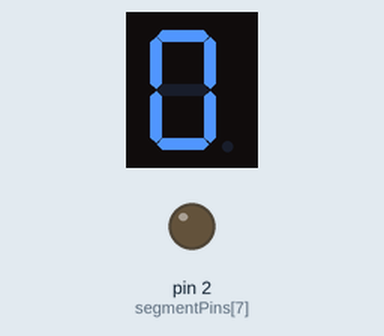
Simulated run of this sketch. Board: Arduino Uno, built with avr-gcc and run on an emulated ATmega328P. Shown: 1-digit seven-segment display, output pins drawn as LEDs (lit = HIGH). Random numbers use the default seed unless the sketch sets one; pins used as bus, display or sensor lines are not drawn.

Above: at 2.7 s.
At 6.8 s:
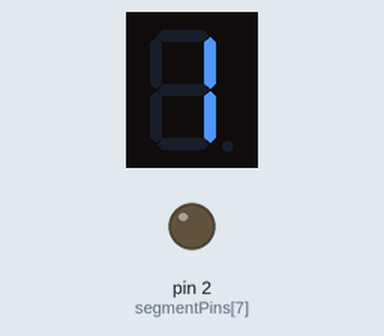
At 11.0 s:
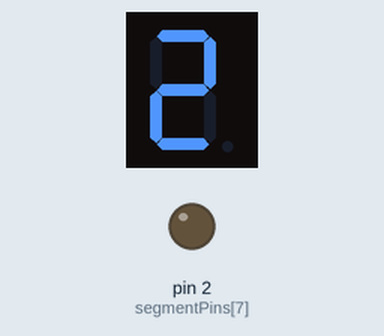
At 20.1 s:
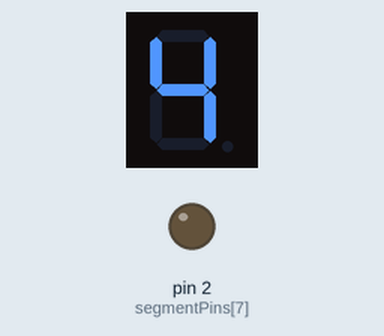
At 28.4 s:
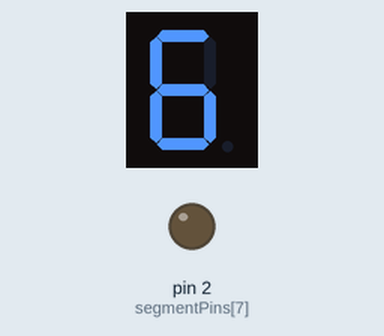
At 36.8 s:
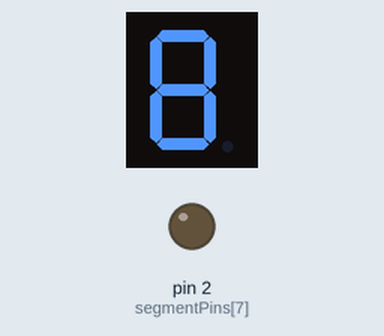

Measured:
- what the display in image 0 shows lasts 1.0 s, from 2.7 s to 3.7 s

The sketch:

SingleDigit7SegmentRandomizer.ino
```cpp
/*
This program uses the sevseg library to display numbers on a single-digit LED display
connected to the arduino. It will light up the display for a random amount of times and then display the next number
*/

#include <SevSeg.h>

SevSeg sevSeg;
  byte segmentPins[] = { 5, 4, 3, 10, 11, 12, 13, 2}; // In order A, B, C, D, E, F, G, DP


void setup() {
  pinMode(5, OUTPUT);
  pinMode(4, OUTPUT);
  pinMode(3, OUTPUT);
  pinMode(10, OUTPUT);
  pinMode(11, OUTPUT);
  pinMode(12, OUTPUT);
  pinMode(13, OUTPUT);
  pinMode(2, OUTPUT);

  byte numDigits = 1;
  byte digitPins[] = {}; // Not applicable to single-digit displays
  bool resistorsOnSegments = true; // We have wired 220 ohm resistors
  byte hardwareConfig = COMMON_CATHODE;
  bool updateWithDelays = false;
  bool leadingZeros = false;
  bool disableDecPoint = true;
  sevSeg.setBrightness(90);

  sevSeg.begin(hardwareConfig, numDigits, digitPins, segmentPins, resistorsOnSegments, updateWithDelays, leadingZeros, disableDecPoint);
  Serial.begin(9600);

}

void loop() {

  for(int j = 0; j < 10; j++)
  {
    for(int i = 0; i < rand() % 50 + 20; i++)
    {
      int pinToModify = rand() % 7;
      digitalWrite(segmentPins[pinToModify], HIGH);
      delay(rand() % 100 + 10);
      digitalWrite(segmentPins[pinToModify],LOW);
      delay(rand() % 100 + 10);
    }

    sevSeg.setNumber(j);
    sevSeg.refreshDisplay();
    delay(1000);
    sevSeg.blank();
  }
}
```
